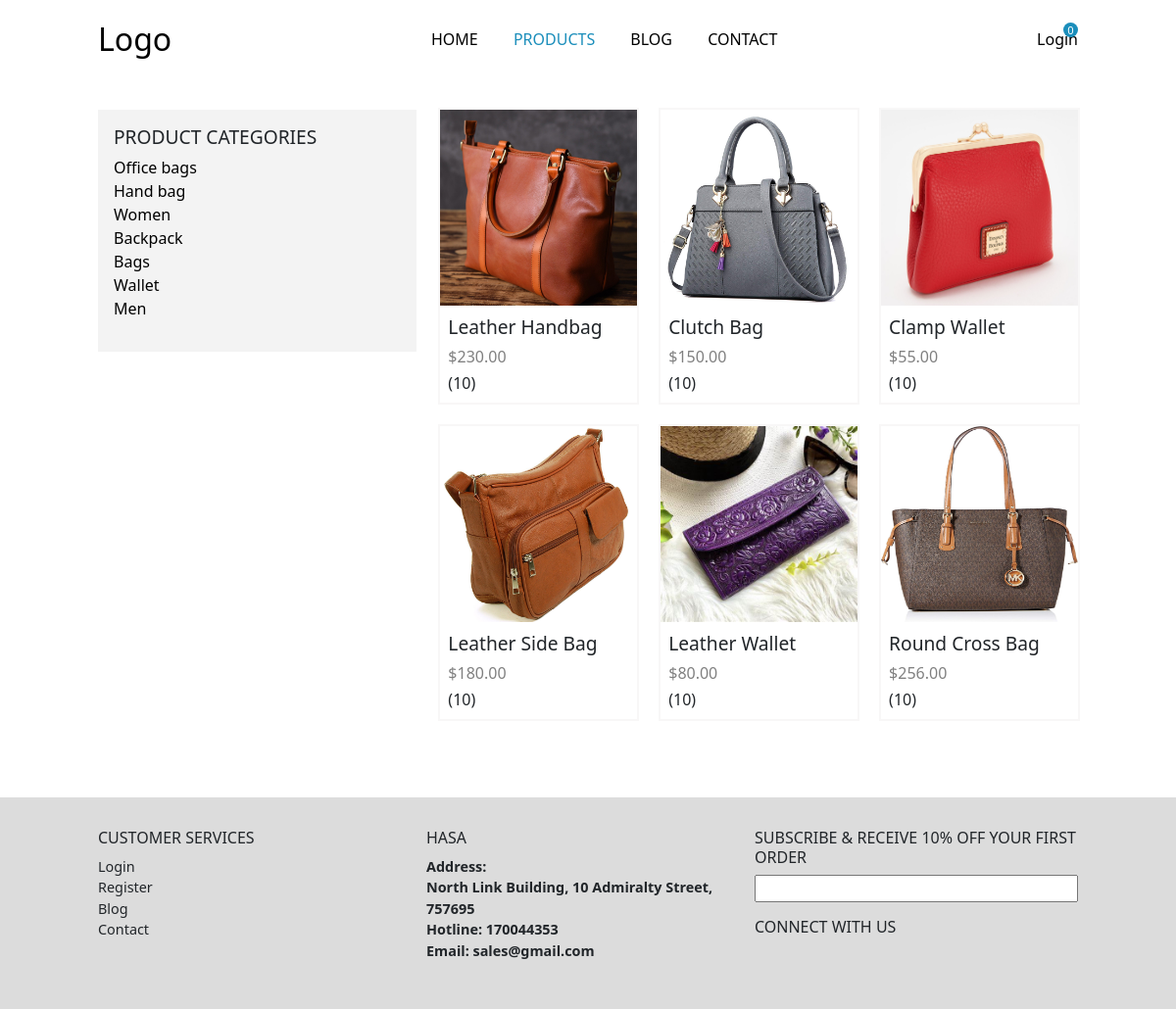
Screenshot of /products/ with the database file from the repository.
### base/models.py (models this page shows)
class Product(models.Model):
    name = models.CharField(max_length=50)
    price = models.DecimalField(default=0, decimal_places=2, max_digits=7)
    category = models.ForeignKey(Category, on_delete=models.CASCADE)
    color = models.CharField(max_length=20)
    size = models.CharField(max_length=3)
    image = models.ImageField(upload_to='upload/product/')
    is_sale = models.BooleanField(default=False)
    sale_price = models.DecimalField(default=0, decimal_places=2, max_digits=7)

### base/views.py (the view)
# urls.py: path("products/", views.Products, name="products"),
def Products(request, cat = ''):
    q = request.GET.get('q')
    if q != None:
        products = models.Product.objects.filter(Q(name__icontains = q))
        return render(request, 'base/product_query.html', {"productss": "active", "products": products, "q": q})
    products = None
    if cat == '':
        products = models.Product.objects.all()
    else:
        category = models.Category.objects.get(name=cat)
        products = models.Product.objects.filter(category = category)
    cat = cat.replace(' ', '_')
    print(products)
    context = {'productss': 'active', 'products': products, f'{cat}': 'viewing'}
    return render(request, "base/products.html", context)

### cart/cart.py (called while the page is built)
    def __len__(self):
        return len(self.cart)

### cart/context_processors.py (called while the page is built)
def cart(request):
    return {'cart': Cart(request)}

### base/templates/base/products.html (shortened to what this page needs)
{% extends 'main.html' %}
{% load static %}
{% load icons %}
{% block content %}
<main class="responsive-container">
    <div class="products-page-grid">
        <div class="filters">
            <div class="category-filter">
                <h2>PRODUCT CATEGORIES</h2>
                <ul class='product-category-links'>
                    <li><a href="{% url 'products' cat='office bag'%}" class="category-link {{office_bag}}">Office bags</a></li>
                    <li><a href="{% url 'products' cat='hand bag'%}" class='category-link {{hand_bag}}'>Hand bag</a></li>
                    <li><a href="{% url 'products' cat='women'%}" class='category-link {{women}}'>Women</a></li>
                    <li><a href="{% url 'products' cat='backpack'%}" class='category-link {{backpack}}'>Backpack</a></li>
                    <li><a href="{% url 'products' cat='bag'%}" class='category-link {{bag}}'>Bags</a></li>
                    <li><a href="{% url 'products' cat='wallet'%}" class='category-link {{wallet}}'>Wallet</a></li>
                    <li><a href="{% url 'products' cat='men'%}" class='category-link {{men}}'>Men</a></li>
                </ul>
            </div>
        </div>
        <div class="products-container">
            {% if products %}
                {% for product in products %}
                    <a href="{% url 'product' pk=product.id %}" class="item-link">
                        <div class="item">
                            <img src="{{product.image.url}}">
                            <div class="item-info">
                                <p class="item-name">{{product.name}}</p>
                                <p class="item-price">
                                    {% if product.is_sale %}
                                        ${{product.sale_price}}  <span class="sale">${{product.price}}</span>
                                    {% else %}
                                        ${{product.price}}
                                    {% endif %}
                                </p>
                                <div>
                                    {% icon 'full-star' %}(10)
                                </div>
                            </div>
                        </div>
                    </a>
                {% endfor %}
            {% else %}
                <p>No Products</p>
            {% endif %}
        </div>
    </div>
</main>
{% endblock %}

### templates/main.html (shortened to what this page needs)
<!DOCTYPE html>
{% load static %}
{% load bootstrap5 %}
<html lang="en">
<head>
    <link rel="stylesheet" type="text/css" href="{% static 'styles/style.css' %}">
    <link rel="stylesheet" href="https://cdnjs.cloudflare.com/ajax/libs/font-awesome/6.5.1/css/all.min.css">
    {% bootstrap_css %}
    <link
    rel="stylesheet"
    href="https://cdn.jsdelivr.net/npm/swiper@11/swiper-bundle.min.css"
    />
</head>
<body>
    {% include 'nav.html' %}
    {% block content %}
    {% endblock  %}
    {% include 'footer.html' %}
</body>
</html>

### templates/search.html (shortened to what this page needs)
{% load icons %}

### templates/cart.html (shortened to what this page needs)
{% load icons %}
{% load static %}

### templates/nav.html (shortened to what this page needs)
{% load icons %}
<nav>
    <div class="logo"><a href="{% url 'home' %}">Logo</a></div>
    <div class="nav-links">
        <a class="{{home}}" href="{% url 'home' %}">HOME</a>
        <a class="{{productss}}" href="{% url 'products' %}">PRODUCTS</a>
        <a class="{{blog}}" href="{% url 'blog' %}">BLOG</a>
        <a class="{{contact}}" href="{% url 'contact' %}">CONTACT</a>
    </div>
    <div class="nav-btns">
        {% if user.is_authenticated %}
            <div><a href="{% url 'logout' %}">Logout</a></div>
        {% else %}
            <div><a href="{% url 'login' %}">Login</a></div>
        {% endif %}
        <div id="cart">
            <div id="shopping-cart-qty">
                {{ cart|length }}
            </div>
        </div>
    </div>
</nav>

### templates/footer.html (shortened to what this page needs)
{% load icons %}
<footer>
    <div class="footer-content">
        <div>
            <h3>CUSTOMER SERVICES</h3>
            <ul>
                <li><a class="link-container" href="{% url 'login' %}">Login</a></li>
                <li><a class="link-container" href="{% url 'register' %}">Register</a></li>
                <li><a class="link-container" href="{% url 'blog' %}">Blog</a></li>
                <li><a class="link-container" href="{% url 'contact' %}">Contact</a></li>
            </ul>
        </div>
        <div>
            <h3>HASA</h3>
            <ul>
                <li>
                    <p>Address:</p>
                    <p>North Link Building, 10 Admiralty Street, 757695</p>
                </li>
                <li><p>Hotline: <span>170044353</span></p></li>
                <li><p>Email: <span>sales@gmail.com</span></p></li>
            </ul>
        </div>
        <div>
            <h3>SUBSCRIBE & RECEIVE 10% OFF YOUR FIRST ORDER</h3>
            <input type="email">
            <div>
                <h3>CONNECT WITH US</h3>
            </div>
        </div>
    </div>
</footer>

### static/styles/style.css (style rules this page uses)
* { margin: 0; padding: 0; box-sizing: border-box; }
body { display: flex; flex-direction: column; min-height: 100vh; gap: 1rem; }
nav { padding: 1rem 0; display: flex; justify-content: space-between; align-items: center; max-width: 1000px; width: 90%; margin: 0 auto; height: min-content; }
main.responsive-container { max-width: 1000px; width: 90%; margin: 1rem auto; flex: 1; justify-self: flex-start; }
.logo a { text-decoration: none; color: black; font-size: 2rem; }
div.nav-links a { display: inline-block; margin: 0 1rem; }
.nav-btns { display: flex; }
footer { background-color: gainsboro; padding: 2rem 0; margin-top: 3rem; }
footer p { font-weight: 600; margin: 0; }
footer h3 { font-size: 1rem; }
footer ul { list-style: none; padding: 0; }
footer div:first-child li { font-size: .9rem; }
footer div:last-child input { width: 100%; margin-bottom: 1rem; }
footer div.footer-content { width: 90%; max-width: 1000px; margin: auto; display: grid; grid-template-columns: 33% 33% 33%; justify-content: space-between; }
div.nav-links a.active { color: rgb(27, 142, 187); }
div.nav-links a { text-decoration: none; color: black; font-weight: 500; }
div.item-info { padding: .5rem; }
div.item-info p { margin-bottom: .2rem; }
div.item-info p.item-name { font-size: 1.2rem; }
div.item-info p.item-price { color: gray; }
div.products-container { display: grid; grid-template-columns: 1fr 1fr 1fr; gap: 1.5rem; }
div.products-page-grid { display: grid; grid-template-columns: 1fr 2fr; gap: 1.5rem; }
div.products-container div.item img { width: 100%; height: 200px; }
div.category-filter { background-color: rgb(243, 243, 243); padding: 1rem }
div.category-filter ul { list-style: none; padding: 0; }
div.category-filter h2 { font-size: 1.2rem; }
div.item { transition: transform .5s ease-in-out; outline: rgba(241, 240, 240, 0.514) solid 2px; }
div.item img { width: 100%; height: 200px; }
nav a { color: black; text-decoration: none; }
a.item-link { text-decoration: none; color: inherit; }
a.link-container { text-decoration: none; color: inherit }
footer div.footer-content li a.link-container { text-decoration: none; color: inherit; }
ul.product-category-links li a.category-link { color: black; text-decoration: none; }
#cart { position: relative; }
#shopping-cart-qty { position: absolute; top: -5px; right:0; width: 15px; height: 15px; overflow: hidden; font-size: .7rem; display: flex; justify-content: center; background-color: rgb(27, 142, 187); color: white; border-radius: 50%; }
@media screen and (min-width: 501px) { div.products-container { grid-template-columns: 1fr 1fr; } }
@media screen and (min-width: 1000px) { div.products-container { grid-template-columns: 1fr 1fr 1fr; } }

### rows the page displays
Product: image (picture), name "Leather Handbag", price "230.00"
Product: image (picture), name "Clutch Bag", price "150.00"
Product: image (picture), name "Clamp Wallet", price "55.00"
Product: image (picture), name "Leather Side Bag", price "180.00"
Product: image (picture), name "Leather Wallet", price "80.00"
Product: image (picture), name "Round Cross Bag", price "256.00"

### other values shown
{{ cart|length }} "0"
